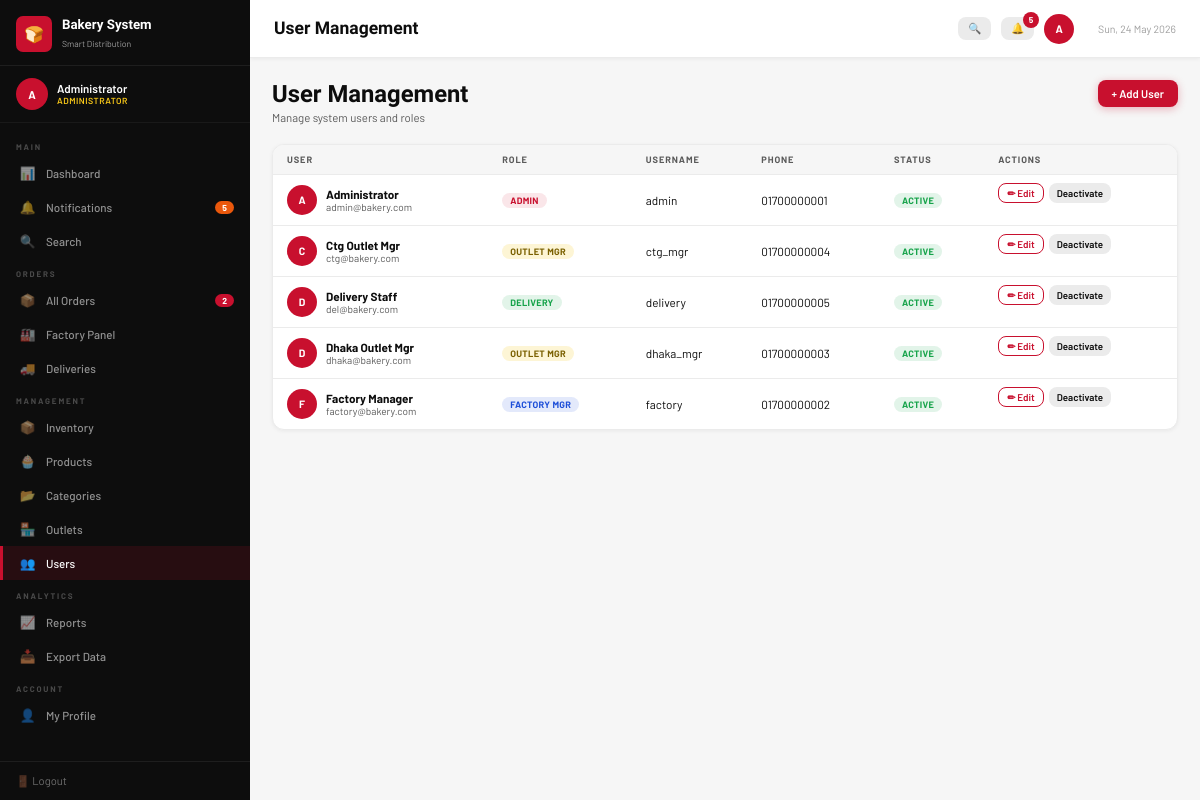
/users.php (signed in), run on the app's committed database.
### tables this page shows
CREATE TABLE users (
    id INT AUTO_INCREMENT PRIMARY KEY,
    name VARCHAR(100) NOT NULL,
    role ENUM('admin','factory_manager','outlet_manager','delivery') NOT NULL,
    username VARCHAR(50) UNIQUE NOT NULL,
    password VARCHAR(255) NOT NULL,    
    email VARCHAR(100),
    phone VARCHAR(20),
    active TINYINT(1) DEFAULT 1,
    created_at DATETIME DEFAULT CURRENT_TIMESTAMP
);

### users.php (the view, shortened to what this page needs)
<?php
require_once 'config.php';
$users = $conn->query("SELECT * FROM users ORDER BY name");
include 'includes/header.php';
?>
<div class="ph">
  <div><h1>User Management</h1><p>Manage system users and roles</p></div>
  <button class="btn btn-p" onclick="openModal()">+ Add User</button>
</div>
<div class="card">
  <div class="tw">
    <table>
      <thead><tr><th>User</th><th>Role</th><th>Username</th><th>Phone</th><th>Status</th><th>Actions</th></tr></thead>
      <tbody>
        <?php while ($u = $users->fetch_assoc()): ?>
        <tr>
          <td>
            <div style="display:flex;align-items:center;gap:9px">
              <div class="uav"><?= strtoupper(substr($u['name'],0,1)) ?></div>
              <div>
                <strong><?= htmlspecialchars($u['name']) ?></strong>
                <div style="font-size:.72rem;color:var(--g600)"><?= htmlspecialchars($u['email']) ?></div>
              </div>
            </div>
          </td>
          <td><?= roleBadge($u['role']) ?></td>
          <td><?= htmlspecialchars($u['username']) ?></td>
          <td><?= htmlspecialchars($u['phone']) ?></td>
          <td><span class="badge <?= $u['active']?'b-ok':'b-canc' ?>"><?= $u['active']?'Active':'Inactive' ?></span></td>
          <td style="display:flex;gap:5px;padding:8px 14px;flex-wrap:wrap">
            <button class="btn btn-o xs" onclick="openEditModal(<?= htmlspecialchars(json_encode($u)) ?>)">✏ Edit</button>
            <?php if ($u['id'] !== $_SESSION['user_id']): ?>
            <a href="users.php?toggle=<?= $u['id'] ?>" class="btn btn-s xs"><?= $u['active']?'Deactivate':'Activate' ?></a>
            <?php endif; ?>
          </td>
        </tr>
        <?php endwhile; ?>
      </tbody>
    </table>
  </div>
</div>
<?php include 'includes/footer.php'; ?>

### config.php (shortened to what this page needs)
<?php
function roleBadge($role) {
    $classes = [
        'admin'           => 'b-admin',
        'factory_manager' => 'b-fact',
        'outlet_manager'  => 'b-outl',
        'delivery'        => 'b-deli',
    ];
    $labels = [
        'admin'           => 'Admin',
        'factory_manager' => 'Factory Mgr',
        'outlet_manager'  => 'Outlet Mgr',
        'delivery'        => 'Delivery',
    ];
    $class = $classes[$role] ?? '';
    $label = $labels[$role] ?? $role;
    return "<span class='badge $class'>$label</span>";
}
?>

### style.css (style rules this page uses)
:root { --red: #C8102E; --red2: #9B0B22; --black: #0D0D0D; --dark: #1A1A1A; --gold: #F5C518; --white: #fff; --g100: #F6F6F6; --g200: #EBEBEB; --g300: #D4D4D4; --g400: #9E9E9E; --g600: #5A5A5A; --green: #16A34A; --orange: #EA580C; --blue: #1D4ED8; --sw: 250px; --hh: 58px; --r: 8px; }
*, *::before, *::after { box-sizing: border-box; margin: 0; padding: 0; }
html { font-size: 14px; }
body { font-family: 'Barlow', sans-serif; background: var(--g100); color: var(--black); min-height: 100vh; }
h1,h2,h3,h4 { font-family: 'Barlow Condensed', sans-serif; font-weight: 700; line-height: 1.2; }
a { color: var(--red); text-decoration: none; }
.card { background:#fff; border-radius:12px; border:1px solid var(--g200); box-shadow:0 1px 4px rgba(0,0,0,.06); overflow:hidden; margin-bottom:18px; }
.tw { overflow-x:auto; }
table { width:100%; border-collapse:collapse; font-size:.84rem; }
thead th { background:var(--g100); color:var(--g600); font-size:.66rem; font-weight:700; letter-spacing:.9px; text-transform:uppercase; padding:9px 14px; text-align:left; white-space:nowrap; border-bottom:1px solid var(--g200); }
tbody tr { border-bottom:1px solid var(--g200); transition:.1s; }
tbody tr:last-child { border-bottom:none; }
tbody td { padding:10px 14px; vertical-align:middle; }
.badge { display:inline-block; padding:2px 8px; border-radius:20px; font-size:.66rem; font-weight:700; letter-spacing:.3px; text-transform:uppercase; white-space:nowrap; }
.b-ok { background:rgba(22,163,74,.12); color:var(--green); }
.b-admin { background:rgba(200,16,46,.1); color:var(--red); }
.b-fact { background:rgba(29,78,216,.12); color:var(--blue); }
.b-outl { background:rgba(245,197,24,.18); color:#7A6000; }
.b-deli { background:rgba(22,163,74,.12); color:var(--green); }
.btn { display:inline-flex; align-items:center; gap:5px; padding:7px 14px; border-radius:var(--r); font-family:'Barlow',sans-serif; font-size:.8rem; font-weight:600; cursor:pointer; border:none; transition:.15s; white-space:nowrap; text-decoration:none; }
.btn-p { background:var(--red); color:#fff; box-shadow:0 2px 8px rgba(200,16,46,.3); }
.btn-s { background:var(--g200); color:var(--black); }
.btn-o { background:transparent; border:1.5px solid var(--red); color:var(--red); }
.xs { padding:3px 8px; font-size:.7rem; }
.ph { display:flex; align-items:flex-start; justify-content:space-between; margin-bottom:20px; gap:13px; flex-wrap:wrap; }
.ph h1 { font-size:1.7rem; }
.ph p { color:var(--g600); font-size:.82rem; margin-top:2px; }
.uav { width:30px; height:30px; background:var(--red); border-radius:50%; display:flex; align-items:center; justify-content:center; color:#fff; font-weight:700; font-size:.76rem; flex-shrink:0; }

### data on the page
users: name "A", name "Administrator", email "admin@bakery.com", role "ADMIN", username "admin", phone "01700000001", active "ACTIVE"
users: name "C", name "Ctg Outlet Mgr", email "ctg@bakery.com", role "OUTLET MGR", username "ctg_mgr", phone "01700000004", active "ACTIVE"
users: name "D", name "Delivery Staff", email "del@bakery.com", role "DELIVERY", username "delivery", phone "01700000005", active "ACTIVE"
users: name "D", name "Dhaka Outlet Mgr", email "dhaka@bakery.com", role "OUTLET MGR", username "dhaka_mgr", phone "01700000003", active "ACTIVE"
users: name "F", name "Factory Manager", email "factory@bakery.com", role "FACTORY MGR", username "factory", phone "01700000002", active "ACTIVE"

### other printed values
$initials "A"
$user_name "Administrator"
$role_label "ADMINISTRATOR"
$section_name "MAIN"
$icon "📊"
$label "Dashboard"
$icon "🔔"
$label "Notifications"
$notif_count "5"
$icon "🔍"
$label "Search"
$section_name "ORDERS"
$icon "📦"
$label "All Orders"
$pending_count "2"
